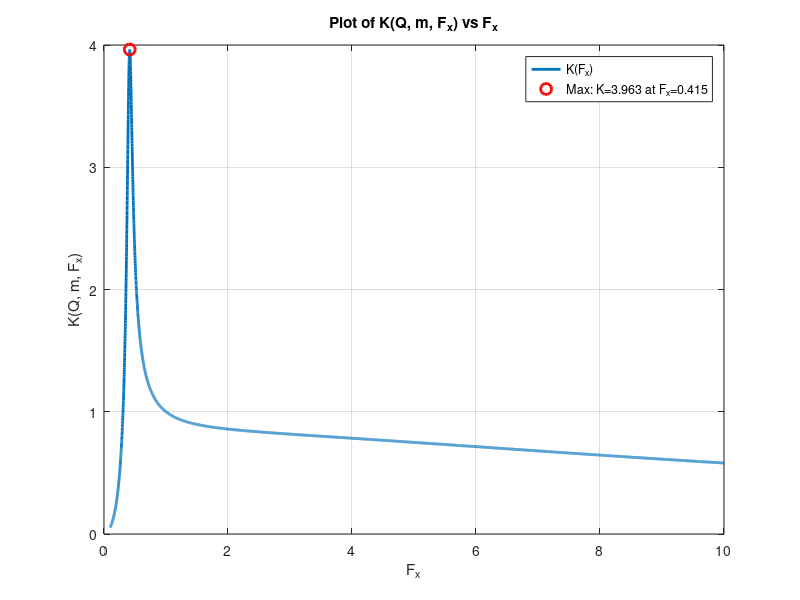

Write MATLAB code to recreate this figure.
clc;

% Parameters
m = 6; % previous value = 8
Q = 0.125; % previous val = 0.6

Np = 1;          % Primary turns
Ns = 75;        % Secondary turns
Vo = 15e3;       % Output voltage in Volts
Po_max = 500;    % Max output power in Watts
Qmax = Q;        % Quality factor (already given)
fr = 20e3;       % Resonant frequency (Hz)
R0 = 30e3;

Fx = linspace(0.1, 10.0, 10000); % Sweep Fx from 0 to 50

% Equation from image
numerator = Fx.^2 .* (m - 1);
denominator = sqrt((m .* Fx.^2 - 1).^2 + Fx.^2 .* (Fx.^2 - 1).^2 .* (m - 1).^2 .* Q^2);
K = numerator ./ denominator;

% Find maximum value of K and corresponding Fx
[K_max, idx_max] = max(K);
Fx_max = Fx(idx_max);

% Plotting
figure;
plot(Fx, K, 'LineWidth', 2);
hold on;
plot(Fx_max, K_max, 'ro', 'MarkerSize', 8, 'LineWidth', 2); % Mark max point
grid on;
xlabel('F_x');
ylabel('K(Q, m, F_x)');
title('Plot of K(Q, m, F_x) vs F_x');
legend('K(F_x)', sprintf('Max: K=%.3f at F_x=%.3f', K_max, Fx_max), 'Location', 'best');

% Print results
fprintf('Maximum K = %.5f occurs at F_x = %.5f\n', K_max, Fx_max);


% Eq. 4: Calculate Rac_min
Rac_min = (8/pi^2) * (Np^2 / Ns^2) * (Vo^2 / Po_max);
%Rac_min = (8/pi^2) * (Np^2 / Ns^2) * R0;
fprintf('Rac_min = %.2f Ohms\n', Rac_min);

% Step 1: Solve intermediate values
A = (Qmax * Rac_min).^2;   % From Eq. 4 -> Lr / Cr = A
fprintf('A = %0.3f \n', A);
B = 1 / (2 * pi * fr).^2;  % From Eq. 5 -> Lr * Cr = B
fprintf('B = %0.3f \n', B);

% Step 2: Solve using symbolic substitution
% Lr / Cr = A => Lr = A * Cr
% (A * Cr) * Cr = B => A * Cr^2 = B => Cr = sqrt(B / A)
Cr = sqrt(B / A);
Lr = A * Cr;

% Display results
fprintf('Calculated Cr = %.3e F\n', Cr);
fprintf('Calculated Lr primary = %.3e H\n', Lr);

% Calculate Lm using m
Lm = Lr * (m - 1);
fprintf('Lm primary = %.2e H\n', Lm);

% Calculate turns ratio
a = Np / Ns;

% Calculate secondary side inductances
Lm_secondary = Lm / (a^2);
Llk_secondary = Lr / (a^2);

% Display results
fprintf('Secondary Magnetizing Inductance: %.6e H\n', Lm_secondary);
fprintf('Secondary Leakage Inductance:     %.6e H\n', Llk_secondary);

fprintf('.param Cr=%.4fu\n',Cr*1e6);
fprintf('.param Lr=%.4fu\n',Lr*1e6);
fprintf('.param Lm=%.4fu\n',Lm*1e6);
fprintf('.param LSm=%.4fm\n',Lm_secondary*1e3);
fprintf('.param LSr=%.4fm\n',Llk_secondary*1e3);
